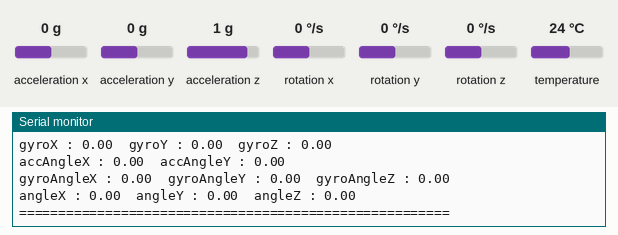
Bench run of a sketch on a simulated Arduino Uno, built with avr-gcc and run on an emulated ATmega328P. On the bench: the last lines printed to the serial monitor. Inputs (shaded band) come from the test bench; at power-on: acceleration x 0 g, acceleration y 0 g, acceleration z 1 g, rotation x 0 °/s, rotation y 0 °/s, rotation z 0 °/s, temperature 24 °C.

Above: at 4.2 s.
4.3 s: acceleration x set to -1.4 g
5.8 s: acceleration y set to -1.4 g
At 6.5 s:
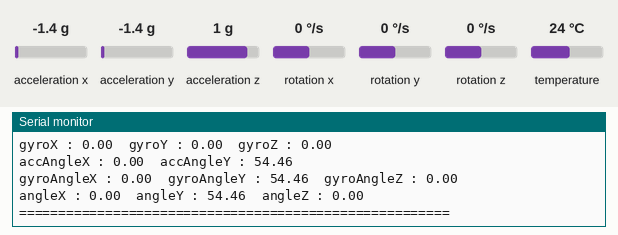
7.3 s: acceleration z set to -1.4 g
At 7.3 s:
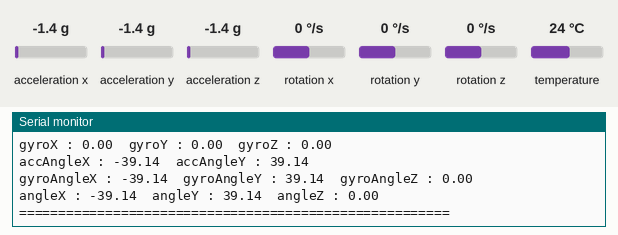
8.8 s: rotation x set to -192 °/s
At 10.3 s:
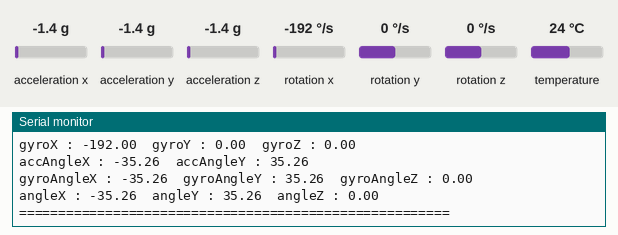
13.4 s: rotation y set to -192 °/s
Timing chart, 0 to 15.9 s (numbered marks = the images above; inputs shaded):
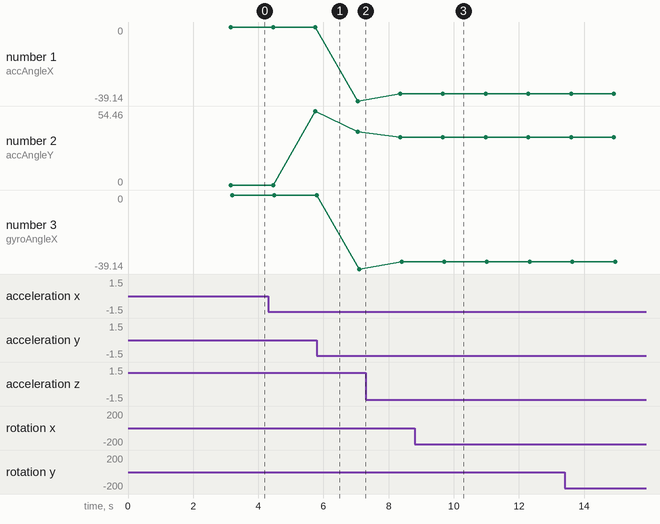

The sketch:

quadrant_mpu6050_gyroscope.ino
```cpp
/*
  INNOVATOR INTERNATIONAL (PVT)LTD.
  https://www.innovator.lk/
  --------------------------------------------------------
  Development Platform : Quadrant 1.0
  (embedded development platform)
  --------------------------------------------------------
   Hardware setup :
   connect A4 PIN to SDA
   connect A5 PIN to SCL
  ---------------------------------------------------------------
  I2C device at address 0x27 = 16*2 LCD
  I2C device at address 0x50 = EEPROM
  I2C device at address 0x68 = 1307 RTC
  I2C device at address 0x68 = MPU6050
  --------------------------------------------------------
  24 march 2021
*/


#include <MPU6050_tockn.h> //including mpu6050's library.
#include <Wire.h>//including wire libraary to comunicate with i2c devices.

MPU6050 mpu6050(Wire);

long timer = 0;//variable for hoding the timer value.

void setup() {
  Serial.begin(9600);//starting serial communication between arduino and computer.
  Wire.begin();//starting i2c communication.
  mpu6050.begin();
  mpu6050.calcGyroOffsets(true);
}

void loop() {
  mpu6050.update();

  if (millis() - timer > 1000) {//one second non-blockin delay.

    //print all information to serial monitor.
    Serial.println("=======================================================");
    Serial.print("temp : "); Serial.println(mpu6050.getTemp());
    Serial.print("accX : "); Serial.print(mpu6050.getAccX());
    Serial.print("  accY : "); Serial.print(mpu6050.getAccY());
    Serial.print("  accZ : "); Serial.println(mpu6050.getAccZ());

    Serial.print("gyroX : "); Serial.print(mpu6050.getGyroX());
    Serial.print("  gyroY : "); Serial.print(mpu6050.getGyroY());
    Serial.print("  gyroZ : "); Serial.println(mpu6050.getGyroZ());

    Serial.print("accAngleX : "); Serial.print(mpu6050.getAccAngleX());
    Serial.print("  accAngleY : "); Serial.println(mpu6050.getAccAngleY());

    Serial.print("gyroAngleX : "); Serial.print(mpu6050.getGyroAngleX());
    Serial.print("  gyroAngleY : "); Serial.print(mpu6050.getGyroAngleY());
    Serial.print("  gyroAngleZ : "); Serial.println(mpu6050.getGyroAngleZ());

    Serial.print("angleX : "); Serial.print(mpu6050.getAngleX());
    Serial.print("  angleY : "); Serial.print(mpu6050.getAngleY());
    Serial.print("  angleZ : "); Serial.println(mpu6050.getAngleZ());
    Serial.println("=======================================================");
    timer = millis();

  }

}
```

Measured:
- after the input at 8.8 s, the serial monitor: prints a new line after 0.82 s (image 3)
- plotted number 1: 0 → -39.14 after the input at 5.8 s, -39.14 → -35.26 after the input at 7.3 s
- plotted number 2: 0 → 54.46 after the input at 4.3 s, 54.46 → 39.14 after the input at 5.8 s, 39.14 → 35.26 after the input at 7.3 s
- plotted number 3: 0 → -39.14 after the input at 5.8 s, -39.14 → -35.26 after the input at 7.3 s
